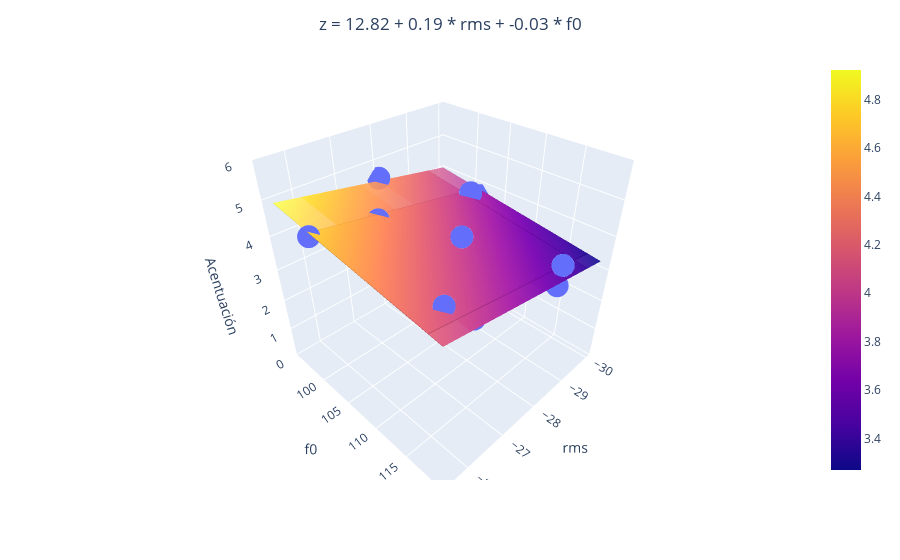

Notebook cell for this chart:
### Code cell
if len(dicc_model) == 2:
    import plotly.express as px
    import plotly.graph_objects as go

    # Seleccionamos solo las características seleccionadas en X
    X_selected = X[:, selected_features]

    # Entrenamos el modelo de regresión con las características seleccionadas
    regr_multivar = SVR(kernel='linear')
    regr_multivar.fit(X_selected, y)

    # Obtenemos las predicciones del modelo para las características seleccionadas
    y_pred = regr_multivar.predict(X_selected)

    # Crear la figura
    fig = px.scatter_3d(x=X_selected[:, 0], y=X_selected[:, 1], z=y)

    # Crear el plano de regresión
    xx, yy = np.meshgrid(X_selected[:, 0], X_selected[:, 1])
    zz = regr_multivar.intercept_ + np.dot(np.array([xx.ravel(), yy.ravel()]).T, regr_multivar.coef_.ravel()).reshape(xx.shape)
    fig.add_trace(go.Surface(x=xx, y=yy, z=zz, opacity=0.5))

    # Construir la cadena de texto para la ecuación del plano
    equation = f'z = {regr_multivar.intercept_[0].round(2)}'
    for i, (key, model) in enumerate(dicc_model.items()):
        equation += f' + {regr_multivar.coef_[0][i].round(2)} * {key.replace("_model", "")}'
    
    # Centrar el título
    fig.update_layout(title=dict(text=equation, x=0.5, xanchor='center'))

    # Etiquetas de los ejes y rango del eje z
    fig.update_layout(scene=dict(xaxis_title=list(dicc_model.keys())[0].replace("_model", ""), yaxis_title=list(dicc_model.keys())[1].replace("_model", ""), zaxis_title='Acentuación', zaxis=dict(range=[0, 6]), yaxis=dict(tickvals=[100, 105, 110, 115])))

    fig.write_html(os.path.join(PATH, TEST_FOLDER, REGGRESSION_FOLDER, ACENTUACION_FOLDER, FEMALE_FOLDER, 'regresion_acentuacion_multivariable_female.html'))

    fig.show()

### Figure 1 — Plotly figure (JSON) as saved in the notebook; plotly's stock layout.template omitted (floating-point values rounded to 4 significant figures)
{"data": [{"hovertemplate": "x=%{x}<br>y=%{y}<br>z=%{z}<extra></extra>", "legendgroup": "", "marker": {"color": "#636efa", "symbol": "circle"}, "mode": "markers", "name": "", "scene": "scene", "showlegend": false, "type": "scatter3d", "x": [-27.5, -26.1, -27, -30, -29, -28.5, -25.5, -26.5, -29.5, -28], "y": [111.1, 116.4, 101.3, 101.5, 117.7, 119.6, 101.0, 117.9, 102.3, 94.71], "z": [4.525, 4.225, 4.325, 3.65, 2.95, 4.075, 4.625, 3.8, 4.025, 4.525]}, {"opacity": 0.5, "type": "surface", "x": [[-27.5, -26.1, -27, -30, -29, -28.5, -25.5, -26.5, -29.5, -28], [-27.5, -26.1, -27, -30, -29, -28.5, -25.5, -26.5, -29.5, -28], [-27.5, -26.1, -27, -30, -29, -28.5, -25.5, -26.5, -29.5, -28], [-27.5, -26.1, -27, -30, -29, -28.5, -25.5, -26.5, -29.5, -28], [-27.5, -26.1, -27, -30, -29, -28.5, -25.5, -26.5, -29.5, -28], [-27.5, -26.1, -27, -30, -29, -28.5, -25.5, -26.5, -29.5, -28], [-27.5, -26.1, -27, -30, -29, -28.5, -25.5, -26.5, -29.5, -28], [-27.5, -26.1, -27, -30, -29, -28.5, -25.5, -26.5, -29.5, -28], [-27.5, -26.1, -27, -30, -29, -28.5, -25.5, -26.5, -29.5, -28], [-27.5, -26.1, -27, -30, -29, -28.5, -25.5, -26.5, -29.5, -28]], "y": [[111.1, 111.1, 111.1, 111.1, 111.1, 111.1, 111.1, 111.1, 111.1, 111.1], [116.4, 116.4, 116.4, 116.4, 116.4, 116.4, 116.4, 116.4, 116.4, 116.4], [101.3, 101.3, 101.3, 101.3, 101.3, 101.3, 101.3, 101.3, 101.3, 101.3], [101.5, 101.5, 101.5, 101.5, 101.5, 101.5, 101.5, 101.5, 101.5, 101.5], [117.7, 117.7, 117.7, 117.7, 117.7, 117.7, 117.7, 117.7, 117.7, 117.7], [119.6, 119.6, 119.6, 119.6, 119.6, 119.6, 119.6, 119.6, 119.6, 119.6], [101.0, 101.0, 101.0, 101.0, 101.0, 101.0, 101.0, 101.0, 101.0, 101.0], [117.9, 117.9, 117.9, 117.9, 117.9, 117.9, 117.9, 117.9, 117.9, 117.9], [102.3, 102.3, 102.3, 102.3, 102.3, 102.3, 102.3, 102.3, 102.3, 102.3], [94.71, 94.71, 94.71, 94.71, 94.71, 94.71, 94.71, 94.71, 94.71, 94.71]], "z": [[4.019, 4.29, 4.116, 3.537, 3.73, 3.826, 4.406, 4.213, 3.633, 3.923], [3.855, 4.125, 3.951, 3.372, 3.565, 3.661, 4.241, 4.048, 3.468, 3.758], [4.328, 4.598, 4.424, 3.845, 4.038, 4.135, 4.714, 4.521, 3.942, 4.231], [4.321, 4.591, 4.417, 3.838, 4.031, 4.128, 4.707, 4.514, 3.935, 4.224], [3.811, 4.081, 3.907, 3.328, 3.521, 3.618, 4.197, 4.004, 3.425, 3.714], [3.753, 4.023, 3.85, 3.27, 3.464, 3.56, 4.139, 3.946, 3.367, 3.657], [4.338, 4.608, 4.434, 3.855, 4.048, 4.145, 4.724, 4.531, 3.952, 4.241], [3.806, 4.076, 3.902, 3.323, 3.516, 3.613, 4.192, 3.999, 3.42, 3.709], [4.298, 4.568, 4.394, 3.815, 4.008, 4.105, 4.684, 4.491, 3.912, 4.201], [4.536, 4.806, 4.632, 4.053, 4.246, 4.343, 4.922, 4.729, 4.15, 4.439]]}], "layout": {"legend": {"tracegroupgap": 0}, "margin": {"t": 60}, "scene": {"domain": {"x": [0, 1], "y": [0, 1]}, "xaxis": {"title": {"text": "rms"}}, "yaxis": {"tickvals": [100, 105, 110, 115], "title": {"text": "f0"}}, "zaxis": {"range": [0, 6], "title": {"text": "Acentuación"}}}, "title": {"text": "z = 12.82 + 0.19 * rms + -0.03 * f0", "x": 0.5, "xanchor": "center"}}}
